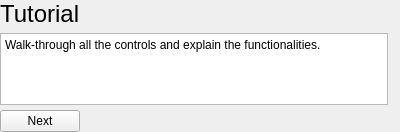
<?xml version="1.0" encoding="UTF-8"?>
<ui version="4.0">
 <class>UserStudyCtrlView</class>
 <widget class="QWidget" name="UserStudyCtrlView">
  <property name="geometry">
   <rect>
    <x>0</x>
    <y>0</y>
    <width>400</width>
    <height>132</height>
   </rect>
  </property>
  <property name="minimumSize">
   <size>
    <width>0</width>
    <height>50</height>
   </size>
  </property>
  <property name="maximumSize">
   <size>
    <width>16777215</width>
    <height>150</height>
   </size>
  </property>
  <property name="windowTitle">
   <string>Form</string>
  </property>
  <property name="autoFillBackground">
   <bool>true</bool>
  </property>
  <layout class="QHBoxLayout" name="horizontalLayout_2">
   <property name="spacing">
    <number>5</number>
   </property>
   <property name="leftMargin">
    <number>0</number>
   </property>
   <property name="topMargin">
    <number>0</number>
   </property>
   <property name="rightMargin">
    <number>0</number>
   </property>
   <property name="bottomMargin">
    <number>0</number>
   </property>
   <item>
    <layout class="QVBoxLayout" name="verticalLayout">
     <property name="rightMargin">
      <number>0</number>
     </property>
     <item>
      <widget class="QLabel" name="title">
       <property name="font">
        <font>
         <pointsize>18</pointsize>
        </font>
       </property>
       <property name="text">
        <string>Tutorial</string>
       </property>
      </widget>
     </item>
     <item>
      <widget class="QPlainTextEdit" name="content">
       <property name="sizePolicy">
        <sizepolicy hsizetype="Expanding" vsizetype="Expanding">
         <horstretch>0</horstretch>
         <verstretch>0</verstretch>
        </sizepolicy>
       </property>
       <property name="maximumSize">
        <size>
         <width>16777215</width>
         <height>16777215</height>
        </size>
       </property>
       <property name="readOnly">
        <bool>true</bool>
       </property>
       <property name="plainText">
        <string>Walk-through all the controls and explain the functionalities.</string>
       </property>
      </widget>
     </item>
     <item>
      <layout class="QHBoxLayout" name="horizontalLayout">
       <item>
        <widget class="QPushButton" name="next">
         <property name="text">
          <string>Next</string>
         </property>
        </widget>
       </item>
       <item>
        <spacer name="horizontalSpacer">
         <property name="orientation">
          <enum>Qt::Horizontal</enum>
         </property>
         <property name="sizeHint" stdset="0">
          <size>
           <width>40</width>
           <height>20</height>
          </size>
         </property>
        </spacer>
       </item>
      </layout>
     </item>
    </layout>
   </item>
   <item>
    <widget class="QLabel" name="image">
     <property name="maximumSize">
      <size>
       <width>280</width>
       <height>250</height>
      </size>
     </property>
     <property name="text">
      <string/>
     </property>
    </widget>
   </item>
  </layout>
 </widget>
 <resources/>
 <connections/>
</ui>
